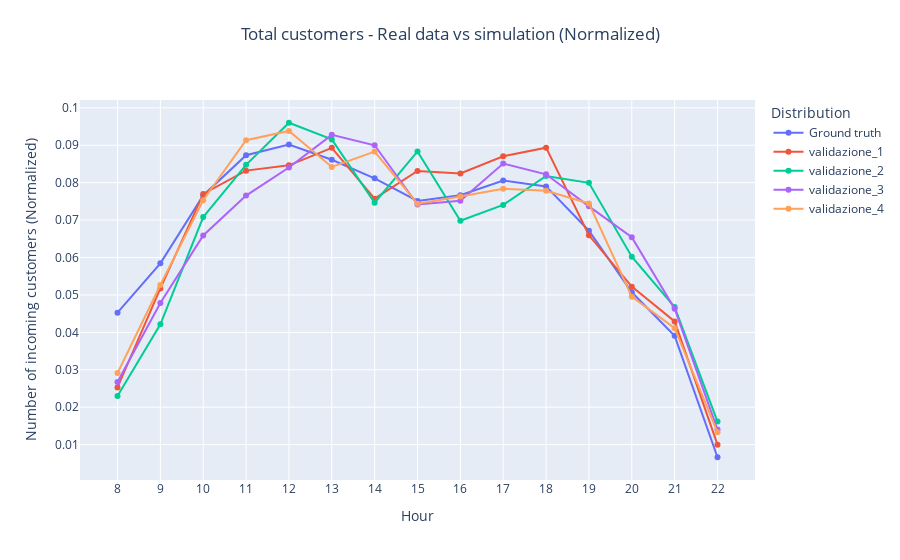

Here is the notebook cell this chart was saved with:
### Markdown cell above
## Validazione

### Code cell
# Validazione

normalize = True

fig =  go.Figure()
fig = add_ground_truth(fig, df_arrivals, normalize=normalize)
fig = add_simulation_to_plot(fig, df_simulations, 'validazione_1', "Total_customers", normalize=normalize)
fig = add_simulation_to_plot(fig, df_simulations, 'validazione_2', "Total_customers", normalize=normalize)
fig = add_simulation_to_plot(fig, df_simulations, 'validazione_3', "Total_customers", normalize=normalize)
fig = add_simulation_to_plot(fig, df_simulations, 'validazione_4', "Total_customers", normalize=normalize)
fig = decorate_figure(fig,
    title="Total customers - Real data vs simulation",
    y_axis_title="Number of incoming customers",
    normalize=normalize)
fig.show()
fig.write_image("doc/report/images/results/total_customers_validation.png")

### Figure 1 — Plotly figure (JSON) as saved in the notebook; plotly's stock layout.template omitted (floating-point values rounded to 4 significant figures)
{"data": [{"mode": "lines+markers", "name": "Ground truth", "type": "scatter", "x": [8, 9, 10, 11, 12, 13, 14, 15, 16, 17, 18, 19, 20, 21, 22], "y": [0.04527, 0.05846, 0.07659, 0.08733, 0.09018, 0.08612, 0.08115, 0.07511, 0.07664, 0.08055, 0.079, 0.06716, 0.05072, 0.03907, 0.006633]}, {"mode": "lines+markers", "name": "validazione_1", "type": "scatter", "x": [8, 9, 10, 11, 12, 13, 14, 15, 16, 17, 18, 19, 20, 21, 22], "y": [0.02529, 0.05174, 0.077, 0.08322, 0.08463, 0.08931, 0.07573, 0.08311, 0.08247, 0.08707, 0.08935, 0.06594, 0.05222, 0.04292, 0.01]}, {"mode": "lines+markers", "name": "validazione_2", "type": "scatter", "x": [8, 9, 10, 11, 12, 13, 14, 15, 16, 17, 18, 19, 20, 21, 22], "y": [0.02301, 0.04216, 0.0708, 0.08477, 0.09601, 0.09155, 0.07464, 0.08833, 0.06981, 0.07405, 0.08178, 0.07995, 0.06021, 0.04675, 0.01617]}, {"mode": "lines+markers", "name": "validazione_3", "type": "scatter", "x": [8, 9, 10, 11, 12, 13, 14, 15, 16, 17, 18, 19, 20, 21, 22], "y": [0.02673, 0.04785, 0.06591, 0.07656, 0.08405, 0.09277, 0.08999, 0.07416, 0.07518, 0.08512, 0.08223, 0.07368, 0.06544, 0.04631, 0.01402]}, {"mode": "lines+markers", "name": "validazione_4", "type": "scatter", "x": [8, 9, 10, 11, 12, 13, 14, 15, 16, 17, 18, 19, 20, 21, 22], "y": [0.02912, 0.05267, 0.07533, 0.09134, 0.09382, 0.0842, 0.08831, 0.07437, 0.07628, 0.07836, 0.07782, 0.07445, 0.04954, 0.04111, 0.01329]}], "layout": {"legend": {"title": {"text": "Distribution"}}, "title": {"text": "Total customers - Real data vs simulation (Normalized)", "x": 0.5, "xanchor": "center", "y": 0.95, "yanchor": "top"}, "xaxis": {"dtick": 1, "tick0": 0, "tickmode": "linear", "title": {"text": "Hour"}}, "yaxis": {"dtick": 0.01, "tick0": 0, "tickmode": "linear", "title": {"text": "Number of incoming customers (Normalized)"}}}}
